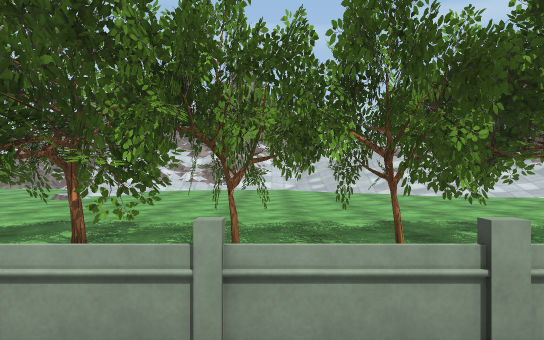
[1] (above)

16 first-person views from a walk through a Unity game level. The camera is 1.5 m above the floor, looks level and sees 70° across. The floor is counted in squares, 2 m on a side. Each view is taken from the middle of a square. On the plan, view 1 faces up. The plan holds only what a view shows up to about 12 squares ahead; the rest is blank. The place goes on beyond the plan. The player character is not drawn. Some surface patterns are stand-ins.

[2]
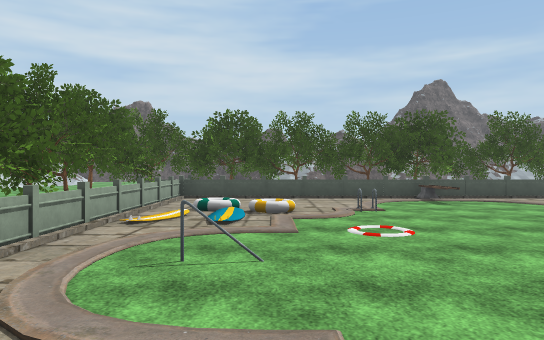

[3]
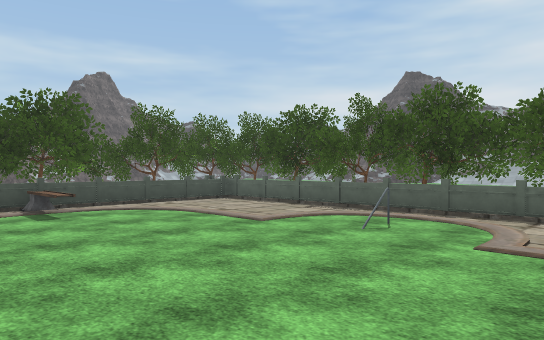

[4]
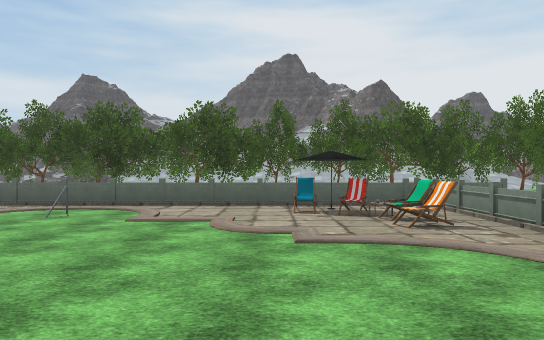

[5]
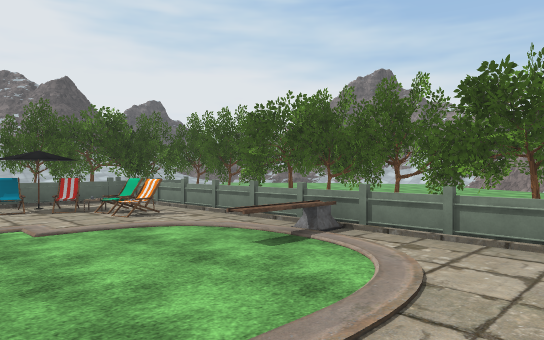

[6]
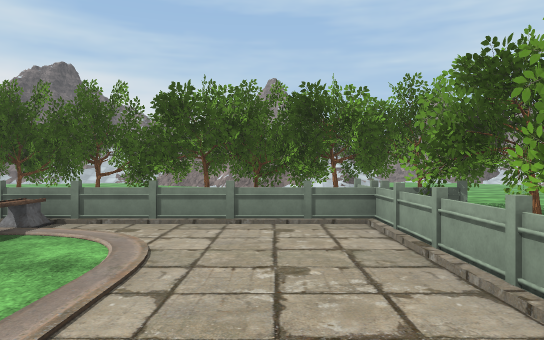

[7]
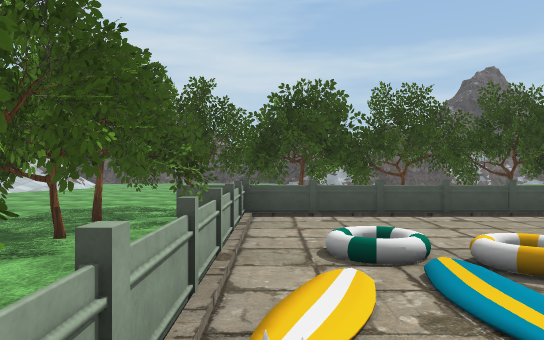

[8]
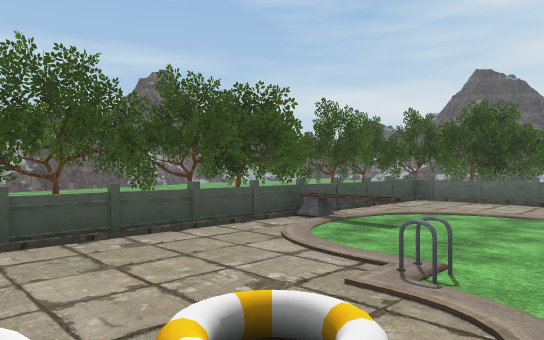

[9]
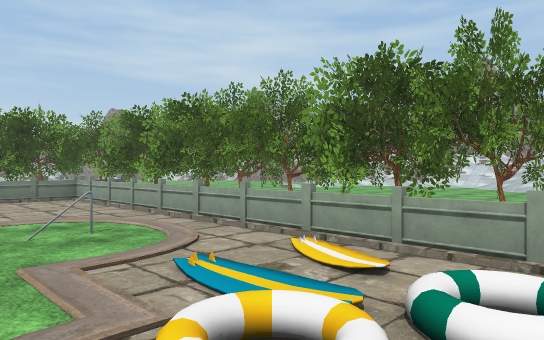

[10]
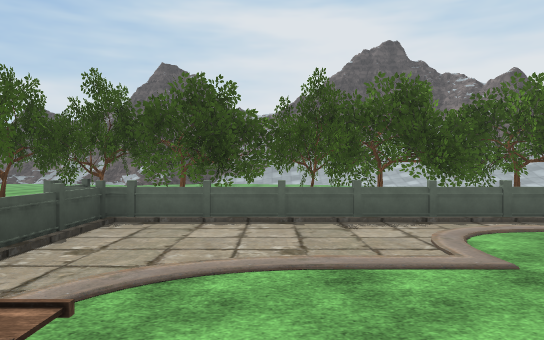

[11]
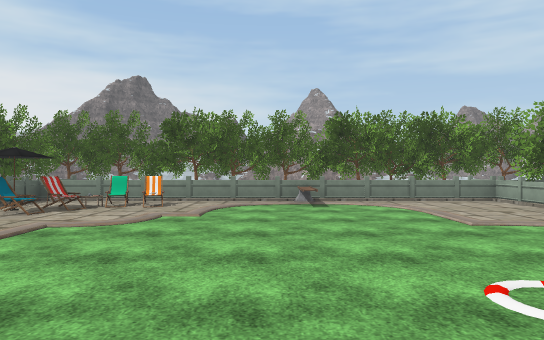

[12]
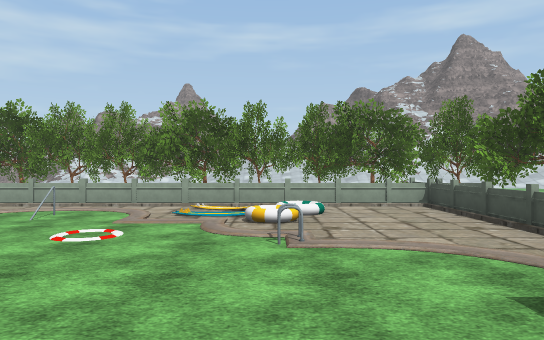

[13]
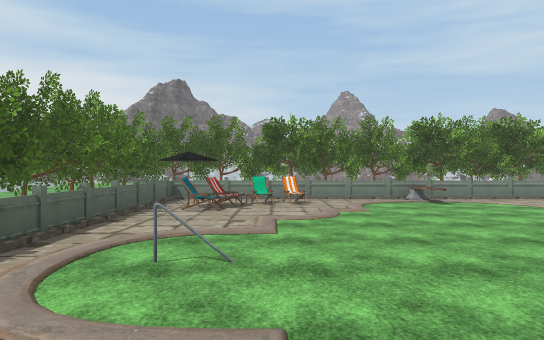

[14]
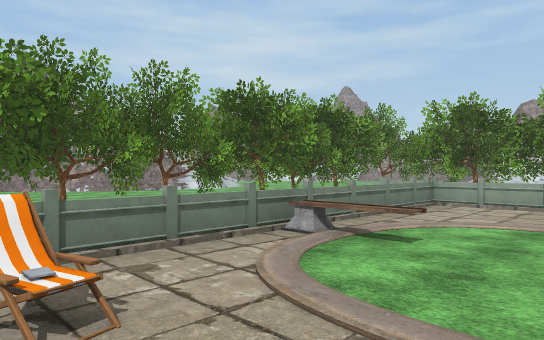

[15]
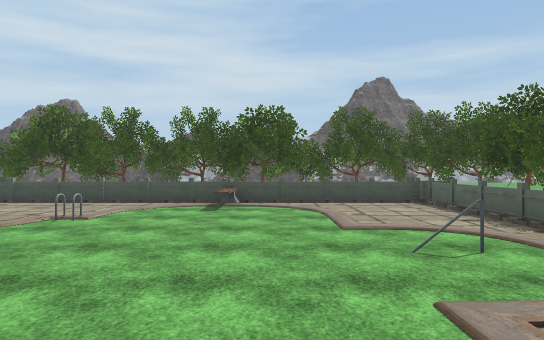

[16]
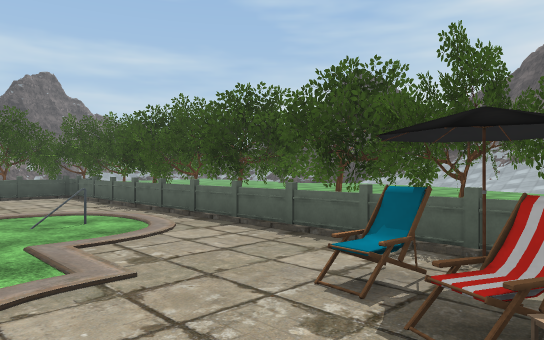

### Floor plan
Key: @ floor where view 1 was taken; # wall or solid block; . floor; = window, fence, low wall or low ledge; ^ raised ledge; T tree; L ladder; C chair; P parasol; O other object.
Columns run from 7 left of view 1 to 11 right of it. Each row starts with its distance up from view 1.
  4 TTTTTTTTTTT#TTTT#T
  3 TTTTTTT#TTTTT#TTTT
  2 T#T##TTTT#TTTTTOTTT
  1 TTOOOOOOO.OOOOOOTTT
  0 TTO....@.#.....OTTT
 -1 T#O............OTTT
 -2 TT#O...........OTTT
 -3 TT#O^.......L..O#TT
 -4 TT#O............T#T
 -5 #T#O..........^OTTT
 -6 T##.............TTT
 -7 TT#OC..........O.#T
 -8 TT OCP....=....OTTT
 -9 TT O.C.........OTTT
-10 #TTOTOTTOOTOTOTOT#T
-11 TTT#T#TTTTT#TTTTT#T
-12  TTTT#TTTTTTTTTTT#T

Where each view was taken, in squares from view 1:
view 1: 0 up, 0 right, facing up
view 2: 1 down, 2 left, facing right
view 3: 3 down, 0 right, facing down-right
view 4: 1 down, 1 left, facing down
view 5: 0 up, 0 right, facing down-left
view 6: 0 up, 1 right, facing left
view 7: 1 up, 2 right, facing right
view 8: 0 up, 4 right, facing down-right
view 9: 2 down, 6 right, facing up-left
view 10: 4 down, 6 right, facing down
view 11: 4 down, 5 right, facing left
view 12: 7 down, 5 right, facing up
view 13: 7 down, 6 right, facing left
view 14: 7 down, 1 left, facing up-left
view 15: 6 down, 1 left, facing right
view 16: 6 down, 3 left, facing down-right
